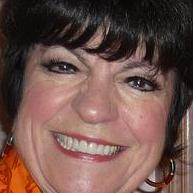
#> input picture feret/Test/female/1005079_1937-09-06_2010.jpg, 193 x 193 px; its folder holds 4 pictures in this run
$ python Image_to_matrix.py Test/female/1005079_1937-09-06_2010.jpg
#> lines starting #> are read from the running program, lines starting #| are printed output that depends on the picture
# coding: utf-8

import PIL
import Image
import numpy
import ImageOps
import sys
import os

numpy.set_printoptions(threshold=numpy.nan)

Dim = 28


for path in os.listdir('/home/tom/Documents/Projets python/Fresnel/Genre_Deep_Learning/feret/Test/female'):
	# On ouvre l'image et on la redimensionne
	#path = sys.argv[1];
	img = Image.open('Test/female/'+path, 'r').resize((Dim,Dim))
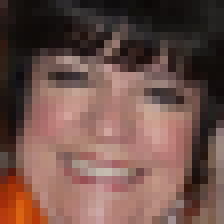
#> img: PIL image 28x28 RGB (shown 8 times larger); mean R, G, B 111.1, 81.8, 74.8

	# Passe l'image en niveau de gris
	img = ImageOps.grayscale(img)
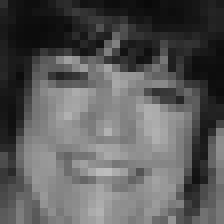
#> img: PIL image 28x28 L (shown 8 times larger); min 9, max 189, mean 89.8

	# img -> data
	imgdata = img.getdata()
	image_tab = numpy.array(imgdata)
#> image_tab = 784 values, max 189 at index 601, min 9 at index 18, mean 89.76


	# Mettons a present la liste 1D sous forme de matrice
	larg, haut = img.size
#> larg = 28; haut = 28
	matrix_image= numpy.reshape(image_tab,(haut,larg))

	for i in range(0,Dim*Dim):
		print(image_tab[i])
#> this loop made 784 passes
#| 48
#| 21
#| 18
#| 14
#| 14
#| 19
#| 28
#| 41
#> (further printed lines are left out)
	print(0)
#> pass 2 of the loop `for path in os.listdir('/home/tom/Documents/Projets python/Fresnel/Gen..`:
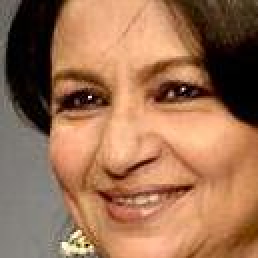
#> input picture feret/Test/female/1094676_1944-12-08_2011.jpg, 129 x 129 px (shown 2 times larger)
#> `img = Image.open('Test/female/'+path, 'r').resize((Dim,Dim))`:
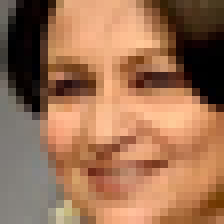
#> img: PIL image 28x28 RGB (shown 8 times larger); mean R, G, B 157.3, 112.9, 83.5
#> `img = ImageOps.grayscale(img)`:
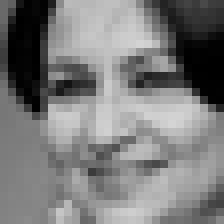
#> img: PIL image 28x28 L (shown 8 times larger); min 0, max 212, mean 122.8
#> image_tab = 784 values, max 212 at index 441, min 0 at index 58, mean 122.8
#> the loop `for i in range(0,Dim*Dim):` made 784 passes
#| 105
#| 96
#| 21
#| 2
#| 7
#> (further printed lines are left out)
#> pass 3 of the loop `for path in os.listdir('/home/tom/Documents/Projets python/Fresnel/Gen..`:
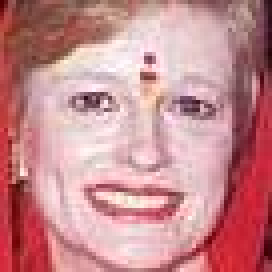
#> input picture feret/Test/female/11889279_1936-03-04_1996.jpg, 68 x 68 px (shown 4 times larger)
#> `img = Image.open('Test/female/'+path, 'r').resize((Dim,Dim))`:
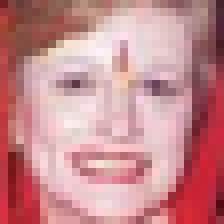
#> img: PIL image 28x28 RGB (shown 8 times larger); mean R, G, B 198.8, 138.6, 142.7
#> `img = ImageOps.grayscale(img)`:
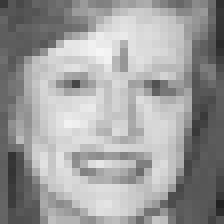
#> img: PIL image 28x28 L (shown 8 times larger); min 32, max 246, mean 157.1
#> image_tab = 784 values, max 246 at index 180, min 32 at index 727, mean 157.1
#> the loop made 4 passes; the first 3 are shown

#> (the run stopped early here; a loop or call above may not have finished)
